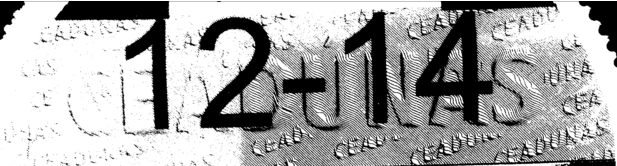
#> input picture images/1214-original.png, 617 x 166 px
$ python rotate_image.py --image images/1214-original.png --output out.png --angle 5
#> lines starting #> are read from the running program, lines starting #| are printed output that depends on the picture
from pytesseract import Output
import pytesseract
import argparse
import imutils
import cv2

ap = argparse.ArgumentParser()
ap.add_argument("-i", "--image", required=True, help="path to input image")
ap.add_argument("-o", "--output", required=True, help="path to output image")
ap.add_argument("-a", "--angle", required=True, help="rotation angle", type=int)
args = vars(ap.parse_args())

original = cv2.imread(args["image"])
#> original is the input picture: shape (166, 617, 3); min 0, max 255, mean 169.3

# rotate the image and save to disk
rotated = imutils.rotate_bound(original, angle=args["angle"])
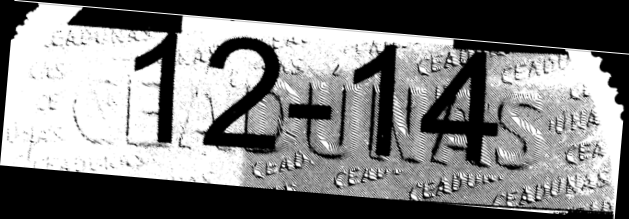
#> rotated: shape (219, 629, 3); min 0, max 255, mean 125.8
cv2.imwrite(args["output"], rotated)
